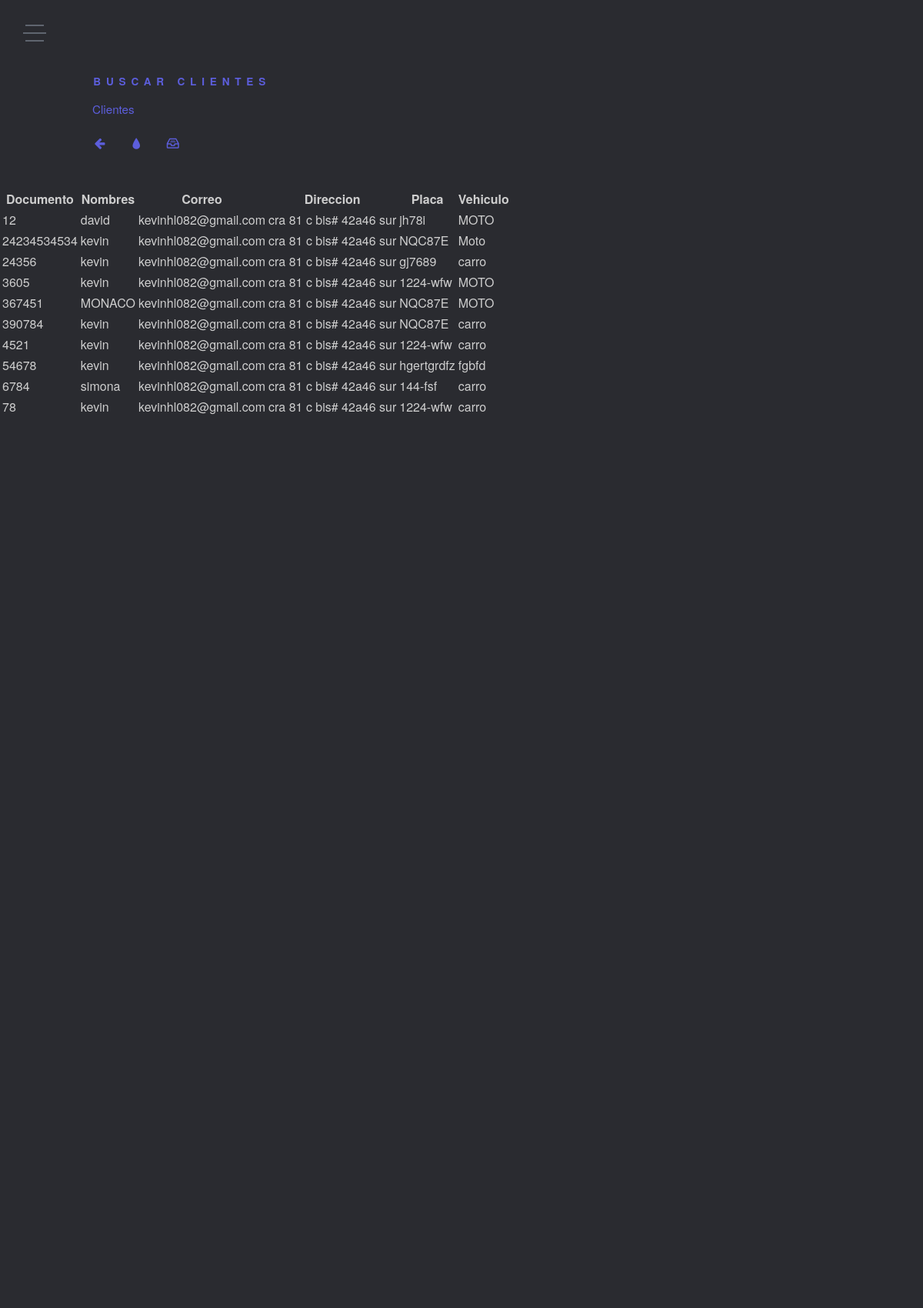
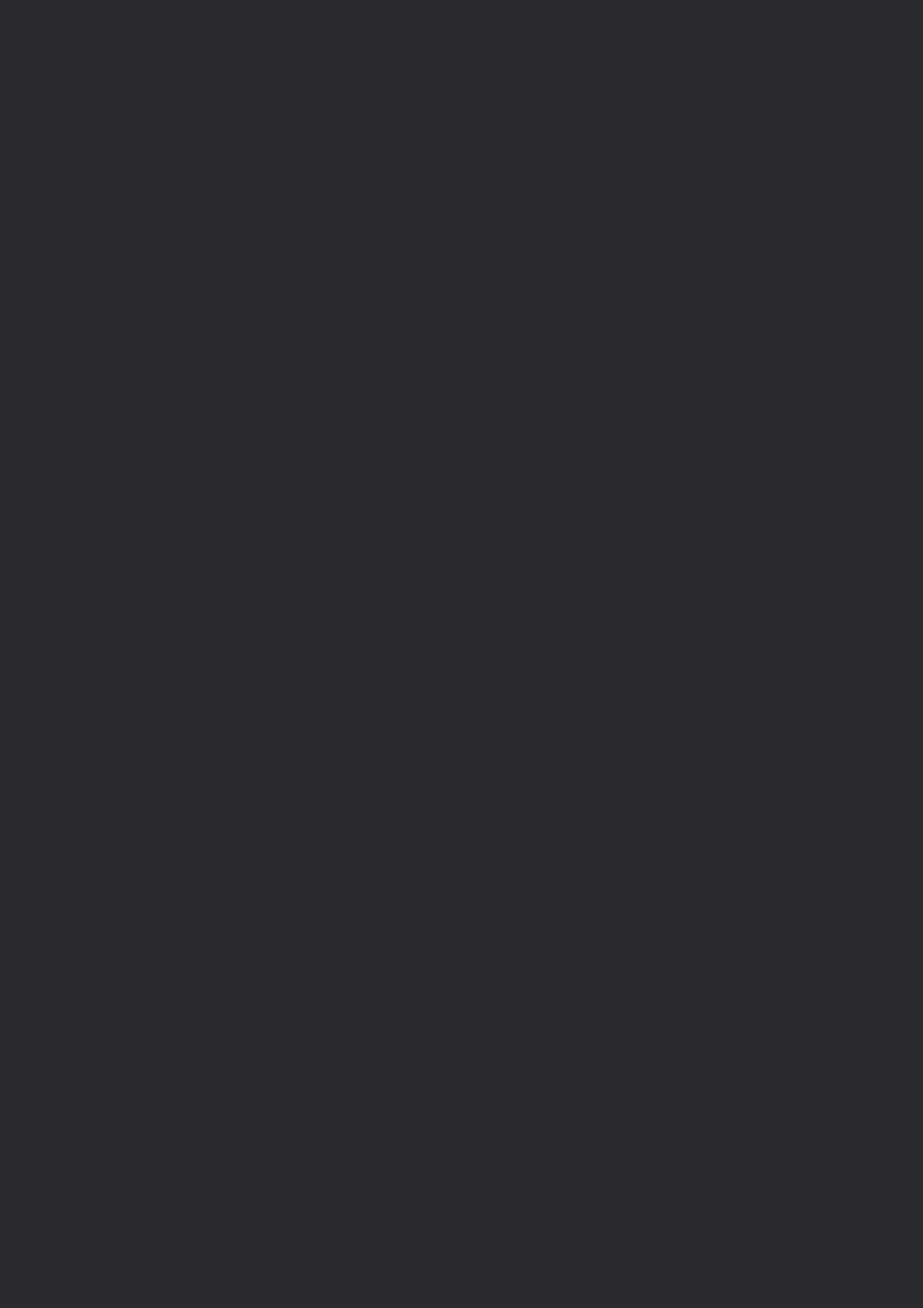
The app's page /parking-interfaz/spam/menu-ejemplo.php (upper part) with its own data (2 pictures, top to bottom).
### tables this page shows
CREATE TABLE `clientes` (
  `Documento` varchar(30) NOT NULL,
  `Nombres` varchar(30) NOT NULL,
  `Correo` varchar(50) NOT NULL,
  `Direccion` varchar(50) NOT NULL,
  `Placa` varchar(10) DEFAULT NULL,
  `Vehiculo` varchar(15) NOT NULL
);

### parking-interfaz/spam/menu-ejemplo.php (the view, shortened to what this page needs)
<!DOCTYPE html>
<html lang="en" class="no-js">
<!DOCTYPE html>
<html lang="en" class="no-js">
<head>
<link rel="stylesheet" href="http://maxcdn.bootstrapcdn.com/font-awesome/4.3.0/css/font-awesome.min.css">
<link rel="stylesheet" type="text/css" href="css/demo.css" />
<link rel="stylesheet" type="text/css" href="css/component.css" />
</head>
<body>
  <div class="pages-stack">
    <div class="page" id="page-home">
      <header class="bp-header cf">
        <span class="bp-header__present">Buscar clientes</span>
        <p class="bp-header__desc"><a href="consultar.php">Clientes</a></p>
        <nav class="bp-nav">
          <a class="bp-nav__item bp-icon bp-icon--prev" href="http://tympanus.net/Blueprints/ZoomSlider/" data-info="previous Blueprint"><span>Previous Blueprint</span></a>
          <a class="bp-nav__item bp-icon bp-icon--drop" href="http://tympanus.net/codrops/?p=25311" data-info="back to the Codrops article"><span>back to the Codrops article</span></a>
          <a class="bp-nav__item bp-icon bp-icon--archive" href="http://tympanus.net/codrops/category/blueprints/" data-info="Blueprints archive"><span>Go to the archive</span></a>
        </nav>
      </header>
      <?php
    $link = new PDO('mysql:host=localhost;dbname=parking ceet', 'root', '');
  ?>
    <div class="table-striped">
    <table class="table table-hover table-dark">
      <thead>
        <tr>
          <th>Documento</th>
          <th>Nombres</th>
          <th>Correo</th>
          <th>Direccion</th>
          <th>Placa</th>
          <th>Vehiculo</th>
        </tr>
      </thead>
    <?php foreach ($link->query('SELECT * from clientes') as $row){  ?>
    <tr>
      <td><?php echo $row['Documento']   ?></td>
        <td><?php echo $row['Nombres'] ?></td>
        <td><?php echo $row['Correo'] ?></td>
        <td><?php echo $row['Direccion'] ?></td>
        <td><?php echo $row['Placa'] ?></td>
        <td><?php echo $row['Vehiculo'] ?></td>
     </tr>
    <?php
      }
    ?>
    </table>
    </div>
    </div>
  </div>
  <button class="menu-button"><span>Menu</span></button>
</body>
</html>

### parking-interfaz/css/demo.css (style rules this page uses)
*, *:after, *:before { box-sizing: border-box; }
.cf:before, .cf:after { content: ' '; display: table; }
.cf:after { clear: both; }
body { font-family: 'Avenir Next', Avenir, 'Helvetica Neue', 'Lato', 'Segoe UI', Helvetica, Arial, sans-serif; margin: 0; color: #cecece; background: #1d1e21; -webkit-font-smoothing: antialiased; -moz-osx-font-smoothing: grayscale; }
a { text-decoration: none; color: #5c5edc; outline: none; }
.bp-header { padding: 6em 10vw 2em; }
.bp-header__desc { font-size: 0.95em; margin: 0.5em 0 1em; padding: 0; }
.bp-header__present { font-size: 0.85em; font-weight: 700; position: relative; z-index: 100; display: block; padding: 0 0 0.6em 0.1em; letter-spacing: 0.5em; text-transform: uppercase; color: #5c5edc; }
.bp-nav { margin: 0 0 0 -0.75em; }
.bp-nav__item { position: relative; display: inline-block; width: 2.5em; height: 2.5em; margin: 0 0.1em; text-align: left; border-radius: 50%; }
.bp-icon:after { font-family: 'bpicons'; font-weight: normal; font-style: normal; font-variant: normal; text-align: center; text-transform: none; color: #5c5edc; -webkit-font-smoothing: antialiased; speak: none; }
.bp-nav .bp-icon:after { line-height: 2.4; position: absolute; top: 0; left: 0; width: 100%; height: 100%; text-indent: 0; }
.bp-icon--drop:after { content: '\e001'; }
.bp-icon--archive:after { content: '\e002'; }
.bp-icon--prev:after { content: '\e004'; }

### parking-interfaz/css/component.css (style rules this page uses)
html.js, .js body { overflow: hidden; height: 100vh; }
.js .pages-stack { z-index: 100; pointer-events: none; -webkit-perspective: 1200px; perspective: 1200px; -webkit-perspective-origin: 50% -50%; perspective-origin: 50% -50%; }
.js .page { position: relative; z-index: 5; overflow: hidden; width: 100%; height: 100vh; pointer-events: auto; background: #2a2b30; box-shadow: 0 -1px 10px rgba(0, 0, 0, 0.1); }
.menu-button { position: absolute; z-index: 1000; top: 30px; left: 30px; width: 30px; height: 24px; padding: 0; cursor: pointer; border: none; outline: none; background: transparent; }
.menu-button::before, .menu-button::after, .menu-button span { background: #5f656f; }
.menu-button::before, .menu-button::after { content: ''; position: absolute; top: 50%; left: 0; width: 100%; height: 2px; pointer-events: none; -webkit-transition: -webkit-transform 0.25s; transition: transform 0.25s; -webkit-transform-origin: 50% 50%; transform-origin: 50% 50%; }
.menu-button span { position: absolute; left: 0; overflow: hidden; width: 100%; height: 2px; text-indent: 200%; -webkit-transition: opacity 0.25s; transition: opacity 0.25s; }
.menu-button::before { -webkit-transform: translate3d(0, -10px, 0) scale3d(0.8, 1, 1); transform: translate3d(0, -10px, 0) scale3d(0.8, 1, 1); }
.menu-button::after { -webkit-transform: translate3d(0, 10px, 0) scale3d(0.8, 1, 1); transform: translate3d(0, 10px, 0) scale3d(0.8, 1, 1); }

### records on screen
clientes: Documento "12", Nombres "david", Correo "kevinhl082@gmail.com", Direccion "cra 81 c bis# 42a46 sur", Placa "jh78i", Vehiculo "MOTO"
clientes: Documento "24234534534", Nombres "kevin", Correo "kevinhl082@gmail.com", Direccion "cra 81 c bis# 42a46 sur", Placa "NQC87E", Vehiculo "Moto"
clientes: Documento "24356", Nombres "kevin", Correo "kevinhl082@gmail.com", Direccion "cra 81 c bis# 42a46 sur", Placa "gj7689", Vehiculo "carro"
clientes: Documento "3605", Nombres "kevin", Correo "kevinhl082@gmail.com", Direccion "cra 81 c bis# 42a46 sur", Placa "1224-wfw", Vehiculo "MOTO"
clientes: Documento "367451", Nombres "MONACO", Correo "kevinhl082@gmail.com", Direccion "cra 81 c bis# 42a46 sur", Placa "NQC87E", Vehiculo "MOTO"
clientes: Documento "390784", Nombres "kevin", Correo "kevinhl082@gmail.com", Direccion "cra 81 c bis# 42a46 sur", Placa "NQC87E", Vehiculo "carro"
clientes: Documento "4521", Nombres "kevin", Correo "kevinhl082@gmail.com", Direccion "cra 81 c bis# 42a46 sur", Placa "1224-wfw", Vehiculo "carro"
clientes: Documento "54678", Nombres "kevin", Correo "kevinhl082@gmail.com", Direccion "cra 81 c bis# 42a46 sur", Placa "hgertgrdfz", Vehiculo "fgbfd"
clientes: Documento "6784", Nombres "simona", Correo "kevinhl082@gmail.com", Direccion "cra 81 c bis# 42a46 sur", Placa "144-fsf", Vehiculo "carro"
clientes: Documento "78", Nombres "kevin", Correo "kevinhl082@gmail.com", Direccion "cra 81 c bis# 42a46 sur", Placa "1224-wfw", Vehiculo "carro"
